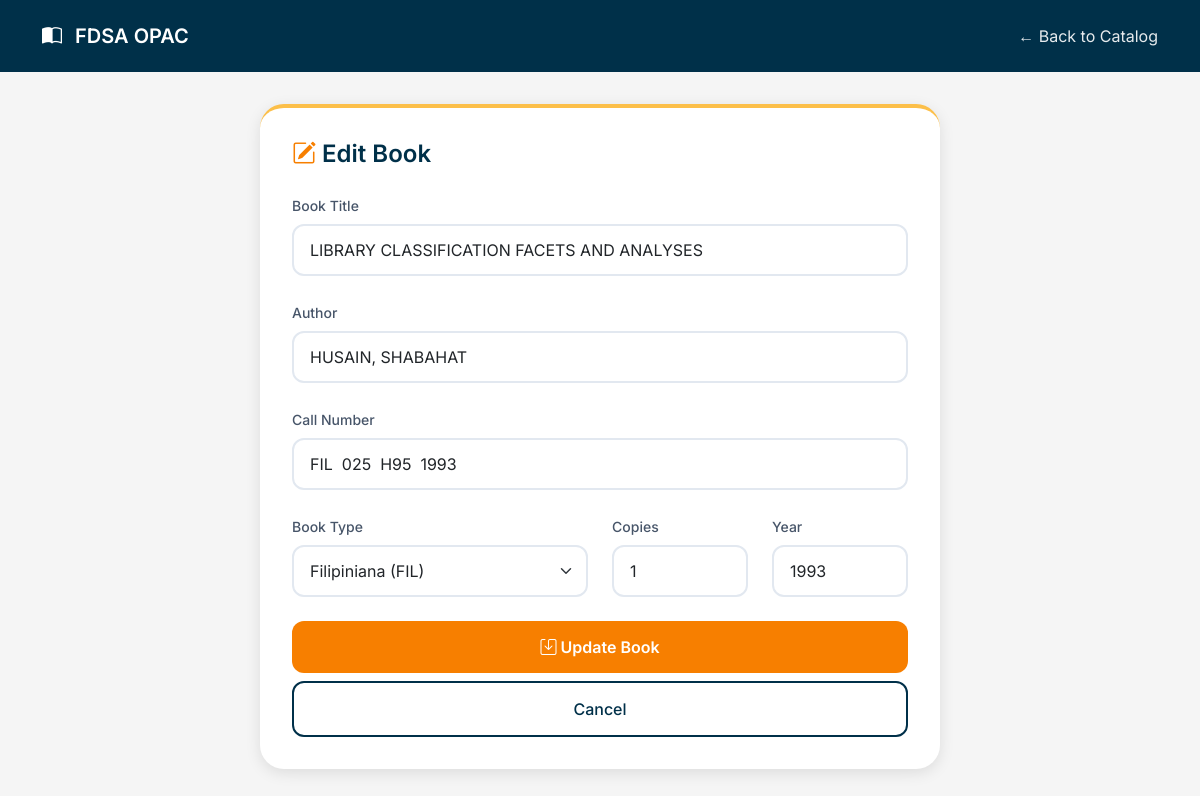
Page /edit_book.php?id=17 on the committed database.
### tables this page shows
CREATE TABLE `books` (
  `id` int(11) NOT NULL,
  `title` varchar(500) NOT NULL,
  `author` varchar(300) NOT NULL,
  `call_number` varchar(200) NOT NULL,
  `copies` int(11) DEFAULT 1,
  `book_type` varchar(20) DEFAULT 'FIL',
  `year_published` varchar(20) DEFAULT NULL,
  `created_at` timestamp NOT NULL DEFAULT current_timestamp()
);

### edit_book.php (the view, shortened to what this page needs)
<?php
require_once 'config/database.php';
$id = isset($_GET['id']) ? (int)$_GET['id'] : 0;
$sql = "SELECT * FROM books WHERE id = ?";
$stmt = $conn->prepare($sql);
$stmt->bind_param("i", $id);
$stmt->execute();
$result = $stmt->get_result();
$book = $result->fetch_assoc();
?>
<!DOCTYPE html>
<html lang="en">
<head>
    <link href="https://cdn.jsdelivr.net/npm/bootstrap@5.1.3/dist/css/bootstrap.min.css" rel="stylesheet">
    <link rel="stylesheet" href="https://cdn.jsdelivr.net/npm/bootstrap-icons@1.8.1/font/bootstrap-icons.css">
</head>
<body>
<nav class="navbar">
    <div class="container">
        <a class="navbar-brand" href="index.php">
            <i class="bi bi-book-half"></i> FDSA OPAC
        </a>
        <a href="index.php" class="back-link">← Back to Catalog</a>
    </div>
</nav>
<div class="form-container">
    <div class="form-card">
        <h2><i class="bi bi-pencil-square" style="color: var(--vivid-tangerine);"></i> Edit Book</h2>
        <form method="POST">
            <div class="mb-4">
                <label class="form-label">Book Title</label>
                <input type="text" name="title" class="form-control" value="<?php echo htmlspecialchars($book['title']); ?>" required>
            </div>
            <div class="mb-4">
                <label class="form-label">Author</label>
                <input type="text" name="author" class="form-control" value="<?php echo htmlspecialchars($book['author']); ?>" required>
            </div>
            <div class="mb-4">
                <label class="form-label">Call Number</label>
                <input type="text" name="call_number" class="form-control" value="<?php echo htmlspecialchars($book['call_number']); ?>" required>
            </div>
            <div class="row">
                <div class="col-md-6 mb-4">
                    <label class="form-label">Book Type</label>
                    <select name="book_type" class="form-select">
                        <option value="FIL" <?php echo $book['book_type'] == 'FIL' ? 'selected' : ''; ?>>Filipiniana (FIL)</option>
                    </select>
                </div>
                <div class="col-md-3 mb-4">
                    <label class="form-label">Copies</label>
                    <input type="number" name="copies" class="form-control" value="<?php echo $book['copies']; ?>" min="1">
                </div>
                <div class="col-md-3 mb-4">
                    <label class="form-label">Year</label>
                    <input type="text" name="year_published" class="form-control" value="<?php echo htmlspecialchars($book['year_published']); ?>">
                </div>
            </div>
            <button type="submit" class="btn btn-update w-100 mb-2">
                <i class="bi bi-save"></i> Update Book
            </button>
            <a href="index.php" class="btn btn-cancel w-100 text-center">Cancel</a>
        </form>
    </div>
</div>
</body>
</html>

### edit_book.php (style rules this page uses)
:root { --deep-space-blue: #003049ff; --flag-red: #d62828ff; --vivid-tangerine: #f77f00ff; --sunflower-gold: #fcbf49ff; }
* { margin: 0; padding: 0; box-sizing: border-box; }
body { font-family: 'Inter', sans-serif; background: #f5f5f5; }
.navbar { background: var(--deep-space-blue) !important; padding: 1rem 0; }
.navbar-brand { font-weight: 600; font-size: 1.25rem; color: white !important; text-decoration: none; }
.navbar-brand i { color: white; margin-right: 8px; }
.back-link { color: rgba(255,255,255,0.9); text-decoration: none; transition: color 0.2s; }
.form-container { max-width: 680px; margin: 2rem auto; }
.form-card { background: white; border-radius: 24px; padding: 2rem; box-shadow: 0 4px 15px rgba(0,0,0,0.1); border-top: 4px solid var(--sunflower-gold); }
.form-card h2 { font-size: 1.5rem; font-weight: 600; margin-bottom: 1.5rem; color: var(--deep-space-blue); }
.form-label { font-weight: 500; font-size: 0.875rem; margin-bottom: 0.5rem; color: #475569; }
.form-control, .form-select { border: 2px solid #e2e8f0; border-radius: 12px; padding: 0.75rem 1rem; font-family: 'Inter', sans-serif; }
.btn-update { background: var(--vivid-tangerine); border: none; border-radius: 12px; padding: 0.875rem; font-weight: 600; color: white; transition: all 0.2s ease; }
.btn-cancel { background: transparent; border: 2px solid var(--deep-space-blue); border-radius: 12px; padding: 0.875rem; font-weight: 500; color: var(--deep-space-blue); transition: all 0.2s ease; }

### rows in the picture
books: title "LIBRARY CLASSIFICATION FACETS AND ANALYSES", author "HUSAIN, SHABAHAT", call_number "FIL 025 H95 1993", book_type "Filipiniana (FIL)", copies "1", year_published "1993"
